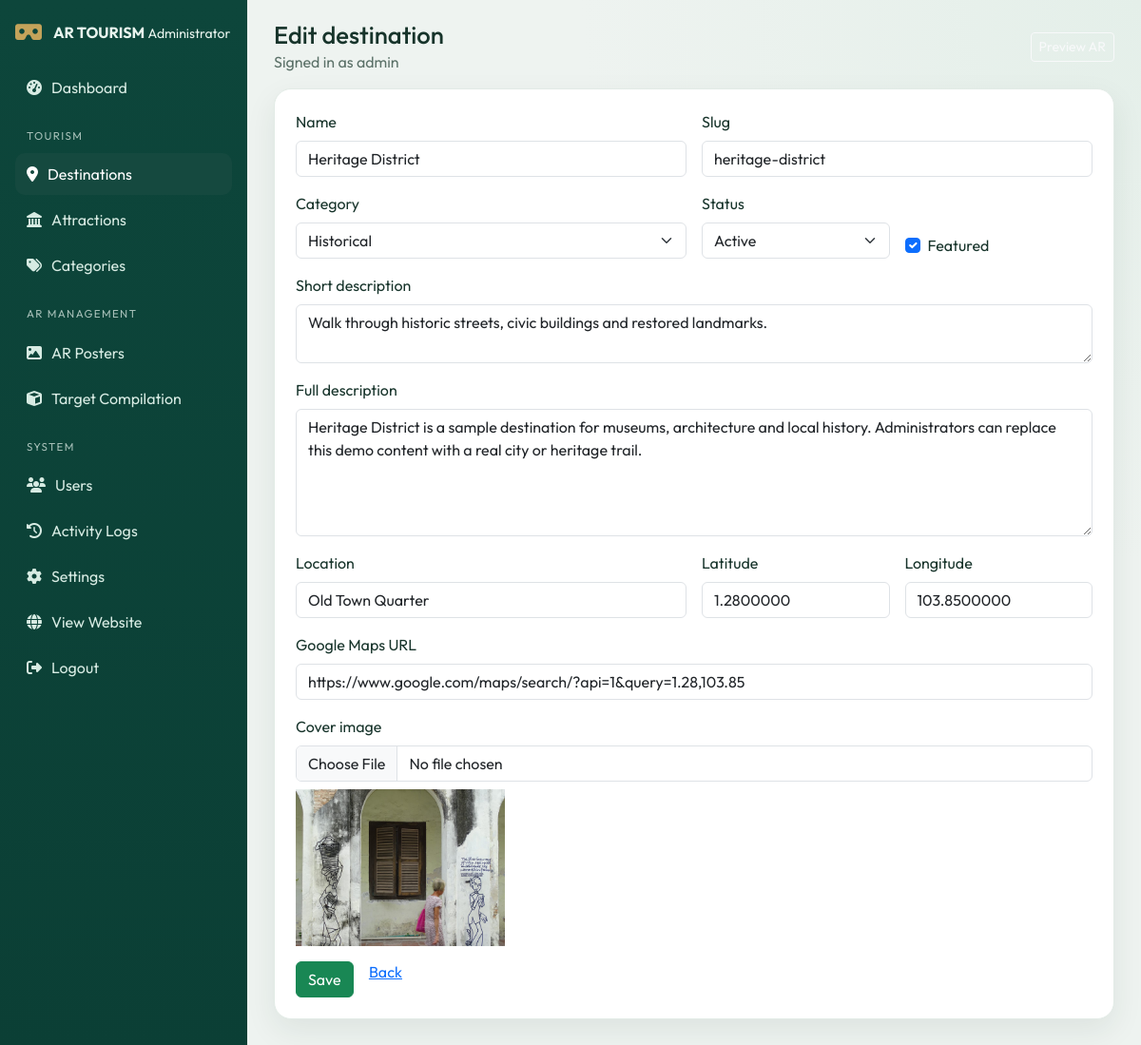
/admin/destinations/form.php?id=1 (signed in), run on the app's committed database.
### tables this page shows
CREATE TABLE users (
    id INT UNSIGNED AUTO_INCREMENT PRIMARY KEY,
    username VARCHAR(100) NOT NULL UNIQUE,
    email VARCHAR(190) NULL UNIQUE,
    password_hash VARCHAR(255) NOT NULL,
    role ENUM('admin','visitor') NOT NULL DEFAULT 'admin',
    status ENUM('active','inactive') NOT NULL DEFAULT 'active',
    last_login DATETIME NULL,
    created_at TIMESTAMP DEFAULT CURRENT_TIMESTAMP,
    INDEX (status)
);

CREATE TABLE destinations (
    id INT UNSIGNED AUTO_INCREMENT PRIMARY KEY,
    name VARCHAR(180) NOT NULL,
    slug VARCHAR(200) NOT NULL UNIQUE,
    short_description TEXT,
    full_description TEXT,
    cover_image VARCHAR(255),
    location VARCHAR(255),
    latitude DECIMAL(10,7),
    longitude DECIMAL(10,7),
    google_maps_url VARCHAR(500),
    category_id INT UNSIGNED,
    is_featured TINYINT(1) NOT NULL DEFAULT 0,
    status ENUM('active','inactive') DEFAULT 'active',
    created_at TIMESTAMP DEFAULT CURRENT_TIMESTAMP,
    updated_at TIMESTAMP DEFAULT CURRENT_TIMESTAMP ON UPDATE CURRENT_TIMESTAMP,
    INDEX (status),
    INDEX (is_featured),
    INDEX (category_id),
    FOREIGN KEY (category_id) REFERENCES categories(id) ON DELETE SET NULL
);

CREATE TABLE categories (
    id INT UNSIGNED AUTO_INCREMENT PRIMARY KEY,
    name VARCHAR(120) NOT NULL UNIQUE,
    slug VARCHAR(140) NOT NULL UNIQUE,
    status ENUM('active','inactive') DEFAULT 'active',
    created_at TIMESTAMP DEFAULT CURRENT_TIMESTAMP,
    INDEX (status)
);

### includes/functions.php (called while the page is built, shortened)
<?php
require_once __DIR__ . '/database.php';
require_once __DIR__ . '/auth.php';
function e(mixed $value): string
{
    return htmlspecialchars((string) $value, ENT_QUOTES | ENT_SUBSTITUTE, 'UTF-8');
}
function url(string $path = ''): string
{
    $base = BASE_PATH === '' ? '' : BASE_PATH;
    return $base . '/' . ltrim($path, '/');
}
function asset(string $path): string
{
    return url('assets/' . ltrim($path, '/')) . '?v=' . ASSET_VERSION;
}
function media_url(?string $path): string
{
    return url(ltrim($path, '/'));
}
function int_param(string $key, int $default = 0): int
{
    return (int) ($_GET[$key] ?? $_POST[$key] ?? $default);
}

### includes/auth.php (called while the page is built, shortened)
<?php
require_once __DIR__ . '/database.php';
function current_admin(): ?array
{
    static $admin = false;
    if ($admin !== false) {
        return $admin;
    }
    $stmt = db()->prepare("SELECT * FROM users WHERE id = ? AND role = 'admin' AND status = 'active' LIMIT 1");
    $stmt->execute([(int) $_SESSION['admin_id']]);
    $admin = $stmt->fetch() ?: null;
    return $admin;
}
function require_admin(): void
{
    if (!current_admin()) {
        $next = urlencode((string) ($_SERVER['REQUEST_URI'] ?? 'index.php'));
        header('Location: ' . admin_url('login.php?next=' . $next));
        exit;
    }
}
function admin_url(string $path = ''): string
{
    $base = BASE_PATH === '' ? '' : BASE_PATH;
    return $base . '/admin/' . ltrim($path, '/');
}

### includes/database.php (called while the page is built, shortened)
<?php
function db(): PDO
{
    static $pdo = null;
    if ($pdo instanceof PDO) {
        return $pdo;
    }
    $dsn = 'mysql:host=' . DB_HOST . ';dbname=' . DB_NAME . ';charset=utf8mb4';
    $pdo = new PDO($dsn, DB_USER, DB_PASS, [
        PDO::ATTR_ERRMODE => PDO::ERRMODE_EXCEPTION,
        PDO::ATTR_DEFAULT_FETCH_MODE => PDO::FETCH_ASSOC,
        PDO::ATTR_EMULATE_PREPARES => false,
    ]);
    $pdo->exec("SET NAMES utf8mb4 COLLATE utf8mb4_unicode_ci");
    return $pdo;
}

### admin/destinations/form.php (the view, shortened to what this page needs)
<?php
require_once __DIR__ . '/../../includes/functions.php';
$adminSection = 'destinations';
$id = int_param('id');
$item = [
    'name' => '', 'slug' => '', 'short_description' => '', 'full_description' => '',
    'cover_image' => '', 'location' => '', 'latitude' => '', 'longitude' => '',
    'google_maps_url' => '', 'category_id' => '', 'is_featured' => 0, 'status' => 'active',
];
if ($id) {
    $stmt = db()->prepare('SELECT * FROM destinations WHERE id = ?');
    $stmt->execute([$id]);
    $item = $stmt->fetch() ?: $item;
}
$categories = db()->query("SELECT id, name FROM categories ORDER BY name")->fetchAll();
$pageTitle = $id ? 'Edit destination' : 'Add destination';
require __DIR__ . '/../../includes/admin-header.php';
?>
<div class="admin-card">
    <form method="post" enctype="multipart/form-data">
        <div class="row g-3">
            <div class="col-md-6"><label class="form-label">Name</label><input class="form-control" name="name" value="<?= e($item['name']) ?>" required></div>
            <div class="col-md-6"><label class="form-label">Slug</label><input class="form-control" name="slug" value="<?= e($item['slug']) ?>"></div>
            <div class="col-md-6"><label class="form-label">Category</label>
                <select class="form-select" name="category_id">
                    <?php foreach ($categories as $category): ?>
                        <option value="<?= (int) $category['id'] ?>" <?= (int) $item['category_id'] === (int) $category['id'] ? 'selected' : '' ?>><?= e($category['name']) ?></option>
                    <?php endforeach; ?>
                </select>
            </div>
            <div class="col-md-3"><label class="form-label">Status</label>
                <select class="form-select" name="status">
                    <option value="active" <?= $item['status'] === 'active' ? 'selected' : '' ?>>Active</option>
                </select>
            </div>
            <div class="col-md-3 d-flex align-items-end"><div class="form-check"><input class="form-check-input" type="checkbox" name="is_featured" <?= !empty($item['is_featured']) ? 'checked' : '' ?>><label class="form-check-label">Featured</label></div></div>
            <div class="col-12"><label class="form-label">Short description</label><textarea class="form-control" name="short_description" rows="2"><?= e($item['short_description']) ?></textarea></div>
            <div class="col-12"><label class="form-label">Full description</label><textarea class="form-control" name="full_description" rows="5"><?= e($item['full_description']) ?></textarea></div>
            <div class="col-md-6"><label class="form-label">Location</label><input class="form-control" name="location" value="<?= e($item['location']) ?>"></div>
            <div class="col-md-3"><label class="form-label">Latitude</label><input class="form-control" name="latitude" value="<?= e((string) $item['latitude']) ?>"></div>
            <div class="col-md-3"><label class="form-label">Longitude</label><input class="form-control" name="longitude" value="<?= e((string) $item['longitude']) ?>"></div>
            <div class="col-12"><label class="form-label">Google Maps URL</label><input class="form-control" name="google_maps_url" value="<?= e($item['google_maps_url']) ?>"></div>
            <div class="col-12"><label class="form-label">Cover image</label><input class="form-control" type="file" name="cover_image" accept="image/*">
                <?php if (!empty($item['cover_image'])): ?><img class="mt-2" src="<?= e(media_url($item['cover_image'])) ?>" alt="" style="max-width:220px"><?php endif; ?>
            </div>
        </div>
        <button class="btn btn-success mt-3">Save</button>
        <a class="btn btn-link" href="<?= e(admin_url('destinations/index.php')) ?>">Back</a>
    </form>
</div>
<?php require __DIR__ . '/../../includes/admin-footer.php'; ?>

### includes/admin-header.php (shortened to what this page needs)
<?php
require_once __DIR__ . '/functions.php';
require_admin();
$admin = current_admin();
$pageTitle = $pageTitle ?? 'Dashboard';
$adminSection = $adminSection ?? '';
?>
<!doctype html>
<html lang="en">
<head>
    <link href="https://cdn.jsdelivr.net/npm/bootstrap@5.3.3/dist/css/bootstrap.min.css" rel="stylesheet">
    <link href="https://cdnjs.cloudflare.com/ajax/libs/font-awesome/6.5.2/css/all.min.css" rel="stylesheet">
    <link rel="stylesheet" href="<?= e(asset('css/admin.css')) ?>">
</head>
<body class="admin-body">
<aside class="admin-sidebar offcanvas-lg offcanvas-start" id="adminSidebar" tabindex="-1">
    <div class="sidebar-brand">
        <i class="fa-solid fa-vr-cardboard"></i>
        <div>
            <strong>AR TOURISM</strong>
            <small>Administrator</small>
        </div>
    </div>
    <nav class="sidebar-nav">
        <a class="<?= $adminSection === 'dashboard' ? 'active' : '' ?>" href="<?= e(admin_url('index.php')) ?>"><i class="fa-solid fa-gauge-high"></i> Dashboard</a>
        <p class="nav-label">Tourism</p>
        <a class="<?= $adminSection === 'destinations' ? 'active' : '' ?>" href="<?= e(admin_url('destinations/index.php')) ?>"><i class="fa-solid fa-location-dot"></i> Destinations</a>
        <a class="<?= $adminSection === 'attractions' ? 'active' : '' ?>" href="<?= e(admin_url('attractions/index.php')) ?>"><i class="fa-solid fa-landmark"></i> Attractions</a>
        <a class="<?= $adminSection === 'categories' ? 'active' : '' ?>" href="<?= e(admin_url('categories/index.php')) ?>"><i class="fa-solid fa-tags"></i> Categories</a>
        <p class="nav-label">AR Management</p>
        <a class="<?= $adminSection === 'posters' ? 'active' : '' ?>" href="<?= e(admin_url('ar-posters/index.php')) ?>"><i class="fa-solid fa-image"></i> AR Posters</a>
        <a class="<?= $adminSection === 'compile' ? 'active' : '' ?>" href="<?= e(admin_url('ar-posters/compile.php')) ?>"><i class="fa-solid fa-cube"></i> Target Compilation</a>
        <p class="nav-label">System</p>
        <a class="<?= $adminSection === 'users' ? 'active' : '' ?>" href="<?= e(admin_url('users/index.php')) ?>"><i class="fa-solid fa-users"></i> Users</a>
        <a class="<?= $adminSection === 'logs' ? 'active' : '' ?>" href="<?= e(admin_url('logs/index.php')) ?>"><i class="fa-solid fa-clock-rotate-left"></i> Activity Logs</a>
        <a class="<?= $adminSection === 'settings' ? 'active' : '' ?>" href="<?= e(admin_url('settings/index.php')) ?>"><i class="fa-solid fa-gear"></i> Settings</a>
        <a href="<?= e(url('index.php')) ?>"><i class="fa-solid fa-globe"></i> View Website</a>
        <a href="<?= e(admin_url('logout.php')) ?>"><i class="fa-solid fa-right-from-bracket"></i> Logout</a>
    </nav>
</aside>
<div class="admin-main">
    <header class="admin-top">
        <div>
            <h1><?= e($pageTitle) ?></h1>
            <p>Signed in as <?= e($admin['username'] ?? 'admin') ?></p>
        </div>
        <a class="btn btn-outline-light btn-sm" href="<?= e(url('ar.php')) ?>">Preview AR</a>
    </header>
    <div class="admin-content">

### assets/css/admin.css (style rules this page uses)
:root { --green: #0f5c4c; --green-dark: #0b3f35; --gold: #c4a35a; --ink: #17342b; }
body.admin-body { margin: 0; font-family: "Outfit", sans-serif; background: radial-gradient(circle at 100% 0%, #e4efe9 0, transparent 36%), #eef3f0; color: var(--ink); }
.admin-sidebar { width: 260px; background: linear-gradient(180deg, #0d463b, var(--green-dark)); color: #e8f4ee; min-height: 100vh; position: fixed; inset: 0 auto 0 0; padding: 22px 16px; z-index: 10; }
.sidebar-brand { display: flex; gap: 12px; align-items: center; margin-bottom: 24px; }
.sidebar-brand i { font-size: 1.4rem; color: var(--gold); }
.sidebar-nav { display: grid; gap: 4px; }
.sidebar-nav a { color: #d7ebe3; text-decoration: none; padding: 10px 12px; border-radius: 10px; display: flex; gap: 10px; align-items: center; }
.sidebar-nav a.active, .sidebar-nav a:hover { background: #15493f; color: #fff; }
.nav-label { margin: 16px 12px 6px; font-size: 0.72rem; letter-spacing: 0.12em; text-transform: uppercase; opacity: 0.7; }
.admin-main { margin-left: 260px; min-height: 100vh; }
.admin-top { display: flex; justify-content: space-between; align-items: center; padding: 22px 28px 8px; }
.admin-top h1 { font-size: 1.6rem; margin: 0; }
.admin-top p { margin: 0; color: #5b7168; }
.admin-content { padding: 8px 28px 40px; }
.stat-card, .admin-card { background: #fff; border-radius: 18px; padding: 20px; box-shadow: 0 12px 32px rgba(23, 52, 43, 0.08); border: 1px solid #e2ebe6; }
.admin-card { padding: 22px; }

### data on the page
users: username "admin"
destinations: name "Heritage District", slug "heritage-district", category_id "Historical", status "Active", is_featured "☑", short_description "Walk through historic streets, civic buildings and restored landmarks.", full_description "Heritage District is a sample destination for museums, architecture and local history. Administrators can replace this demo content with a real city or heritage trail.", location "Old Town Quarter", latitude "1.2800000", longitude "103.8500000", google_maps_url "https://www.google.com/maps/search/?api=1&query=1.28,103.85", cover_image (picture)

### other printed values
$pageTitle "Edit destination"
